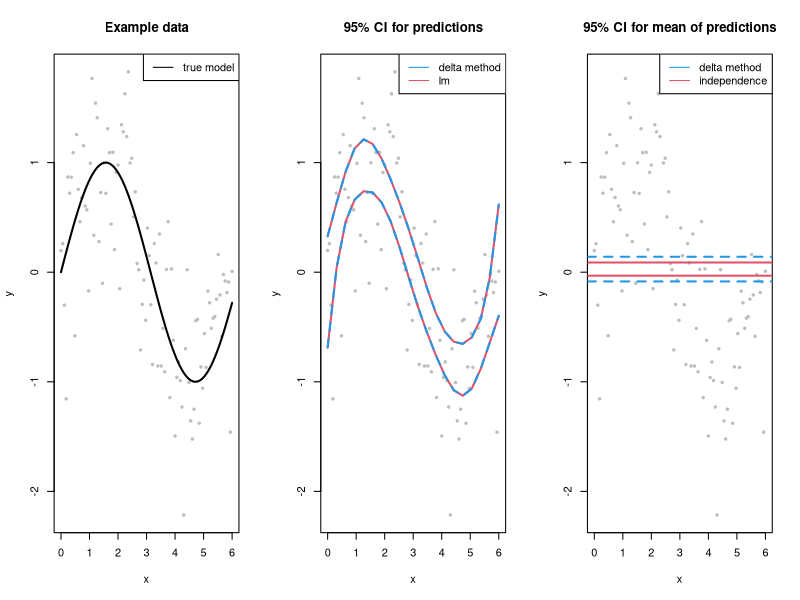

Write R code to recreate this figure.

# rm(list = ls()

suppressPackageStartupMessages(require(splines))

## *****************************************************************************
## *****************************************************************************
##
##                                  function
##
## *****************************************************************************
## *****************************************************************************

delta.method.density.variance = function(formula, data, beta, Sigma, type = c("individual", "mean"), weights = NULL){
    
    type = match.arg(type)
    
    n = nrow(data) ; n
    
    # if 'weights' is NULL or a scalar, then convert to a vector of equal weights
    # if 'weights' is a vector, then make sure it has the right length and that it sums to one
    if(type == "mean"){
        if(is.null(weights) || length(weights) == 1){
            weights = rep(1, n)
        }else{
            if(length(weights) != n) 
                stop("'weights' must be a scalar or a numeric vector with length equal to nrow(data)")
        }
        weights = weights / sum(weights)
    } ; weights
    
    # remove LHS from formula
    if(length(formula) == 3) formula[2] = NULL ; formula
    
    # make the design matrix
    X = as.matrix(model.frame(formula, data)) ; head(X)
        
    # define the individual beta values
    for(i in seq_along(beta)) eval(parse(text = paste0(colnames(X)[i]," = beta[",i,"]")))
        
    # make a function to calculate either:
    # the individual predictions (if type = "individual"), or
    # a weighted mean of the indivdual predictions (if type = "mean") 
    f.args = paste(colnames(X), collapse = ", ") ; f.args
    f.call = paste0("f(",f.args,")") ; f.call
    f.full = switch(
        type,
        "individual" = paste0("function(",f.args,") as.numeric(X %*% c(",f.args,"))"),
        "mean"       = paste0("function(",f.args,") as.numeric(weights %*% (X %*% c(",f.args,")))")
    ) ; f.full
    f = eval(parse(text = f.full)) ; f ; eval(parse(text = f.call))
    
    # calculate gradient matrix
    grad = attr(numericDeriv(quote(eval(parse(text = f.call))), colnames(X)), "gradient") ; grad
    
    # for each row of the grad matrix, calulate the variance of f(beta)
    # each row corresponds to a row in the design matrix
    sapply(1:nrow(grad), function(i) t(grad[i, ]) %*% Sigma %*% grad[i, ])
    
}

delta.method = function(X, Dbeta, Cov, type = c("individual", "mean"), link = c("identity", "log"), weights = NULL){
  
  type = match.arg(type)
  
  link = match.arg(link)

  # calculate weights
  # if 'weights' is NULL or a scalar, then convert to a vector of equal weights
  # if 'weights' is a vector, then make sure it has the right length and that it sums to one
  n = nrow(X) ; n
  if(type == "mean"){
    if(is.null(weights) || length(weights) == 1){
      weights = rep(1, n)
    }else{
      if(length(weights) != n) 
        stop("'weights' must be a scalar or a numeric vector with length equal to nrow(X)")
    }
    weights = weights / sum(weights)
  } # weights
  
  # check colnames X match names Dbeta
  if(is.null(colnames(X)) || is.null(names(Dbeta)) || !all(colnames(X) == names(Dbeta)))
    stop("colnames(X) must match names(Dbeta)", call. = FALSE)
  
  # define the individual beta values
  for(i in seq_along(Dbeta)) eval(parse(text = paste0(colnames(X)[i]," = beta[",i,"]")))
  
  # make a function to calculate either:
  # the individual predictions (if type = "individual"), or
  # a weighted mean of the indivdual predictions (if type = "mean") 
  f.args = paste(colnames(X), collapse = ", ") # f.args
  f.call = paste0("f(",f.args,")") # f.call
  f.body = paste0(
    "as.numeric(",
    if(type == "mean") "weights %*% ",
    if(link == "log") "exp(", 
    "X %*% c(",f.args,")",
    if(link == "log") ")", 
    ")"
  ) # f.body
  f = paste0("function(",f.args,"){",f.body,"}")
  f = eval(parse(text = f)) # f
  
  # calculate the gradient matrix
  grad = attr(numericDeriv(quote(eval(parse(text = f.call))), colnames(X)), "gradient") ; grad
  
  # for each row of the grad matrix, calulate the variance of f(beta)
  # each row corresponds to a row in the design matrix
  sapply(1:nrow(grad), function(i) t(grad[i, ]) %*% Cov %*% grad[i, ])
  
}


lnci.nmin = function(n, Nhat, cv){

  varNhat = (Nhat * cv)^2
  cfactor = exp(1.96 * sqrt(log(1 + varNhat / (Nhat-n)^2)))
  lower = n + (Nhat-n) / cfactor
  upper = n + (Nhat-n) * cfactor
  
  return(list(lower = lower, est = Nhat, upper = upper))

}

## *****************************************************************************
## *****************************************************************************
##
##                        test: 1D regression spline
##
## *****************************************************************************
## *****************************************************************************

#-------------------------------------------------------------------------------
# make some data

# number of data points
n = 100 

# limits of the x-axis
# need to explicitly spcify this to make sure the bs function uses the same boundary knots each time
xlim = c(0,6) 

# generate some x values - e.g. ID mask values
x = seq(xlim[1], xlim[2], length = n) # regular

# generate some observations
y = rnorm(n, mean = sin(x), sd = 0.5)

# plot the data
par(mfrow = c(1,3))
plot(x, y, pch = 19, col = "grey", main = "Example data", cex = 0.5)
lines(x, sin(x), cex = 0.5, pch = 19, lwd = 2)
legend('topright', "true model", lty = 1)

#-------------------------------------------------------------------------------
# lm model

# make a data frame of regression spline basis values
data = as.data.frame(bs(x, df = 5, degree = 3, intercept = TRUE, Boundary.knots = xlim)) ; colnames(data) = paste0("X", 1:ncol(data)) ; head(data)

# use an explicit formula
formula = y ~ -1 + X1 + X2 + X3 + X4 + X5

# fit model with lm and save fitted betas and vcov matrix
model = lm(formula, data)
beta = coef(model)
Sigma = vcov(model)

#-------------------------------------------------------------------------------
# predictions

# make a 1D prediction grid
n = 20
newx = seq(xlim[1], xlim[2], length = n) # regular

# width of intervals
w = newx[2] - newx[1] ; w

# data frame of covariate values to use for prediction
newdata = as.data.frame(bs(newx, df = 5, degree = 3, intercept = TRUE, Boundary.knots = xlim)) ; colnames(newdata) = paste0("X", 1:ncol(newdata)) ; head(newdata)

# get predictions from lm model
preds = predict(model, newdata, se = TRUE)

# plot the predications and the 95CLs for the predictions
plot(x, y, pch = 19, col = "grey", main = "95% CI for predictions", cex = 0.5)
# lines(newx, preds$fit, col = 2, lwd = 2)
lines(newx, preds$fit - 1.96 * preds$se.fit, col = 2, lwd = 2)
lines(newx, preds$fit + 1.96 * preds$se.fit, col = 2, lwd = 2)

#-------------------------------------------------------------------------------
# use the delta method function as an alternative way to get the variance of each prediction

var1 = delta.method.density.variance(formula, newdata, beta, Sigma) ; var1

# check if same as estimated variances from lm
all.equal(sqrt(var1), preds$se.fit, tolerance = 1e-7, check.attributes = FALSE)

lines(newx, preds$fit - 1.96 * sqrt(var1), col = 4, cex = 0.5, lty = 2, lwd = 2)
lines(newx, preds$fit + 1.96 * sqrt(var1), col = 4, cex = 0.5, lty = 2, lwd = 2)
legend('topright', c("delta method", "lm"), lty = 1, col = c(4,2))

#-------------------------------------------------------------------------------
# variance of the mean of the predictions, weighted by interval width, assuming independence

# calulate weighted mean
w = rep(w, n)
weights = w / sum(w)
weighted.mean = as.numeric(weights %*% preds$fit) ; weighted.mean

# variance of weighted mean assuming independence
var.weighted.mean = as.numeric(weights^2 %*% preds$se.fit^2) ; var.weighted.mean
sum(preds$se.fit^2)/n^2 # should equal this if all weights are equal


plot(x, y, pch = 19, col = "grey", main = "95% CI for mean of predictions", cex = 0.5)
# abline(h = weighted.mean, col = 2)
abline(h = weighted.mean - 1.96 * sqrt(var.weighted.mean), col = 2, lwd = 2)
abline(h = weighted.mean + 1.96 * sqrt(var.weighted.mean), col = 2, lwd = 2)
legend('topright', c("delta method", "independence"), lty = 1, col = c(4,2))

#-------------------------------------------------------------------------------
# delta method variance of the weighted mean of the predictions, weighted by interval width, not assuming independence

var2 = delta.method.density.variance(formula, newdata, beta, Sigma, "mean", weights) ; var2
abline(h = weighted.mean - 1.96 * sqrt(var2), col = 4, lty = 2, lwd = 2)
abline(h = weighted.mean + 1.96 * sqrt(var2), col = 4, lty = 2, lwd = 2)


## *****************************************************************************
## *****************************************************************************
## *****************************************************************************
## *****************************************************************************


